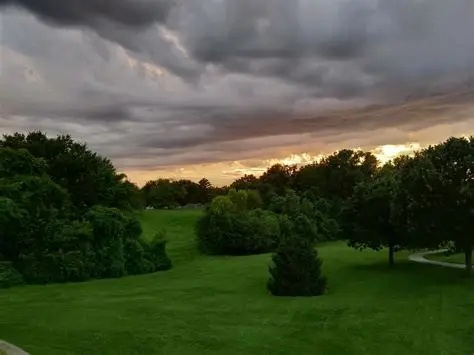
#> input picture base/output.jpg, 474 x 355 px
$ jupyter execute crop_image.ipynb
#> lines starting #> are read from the running program, lines starting #| are printed output that depends on the picture
[cell 1]
import cv2 as cv
import numpy as np
import matplotlib.pyplot as plt

image = cv.imread("./output.jpg")
#> image is the input picture: shape (355, 474, 3); mean B, G, R 60.5, 82.3, 75.2
plt.imshow(image[...,::-1])

[cell 2]
height, width = image.shape[:2]
#> height = 355; width = 474
cropped = image[150:250, 350:450]
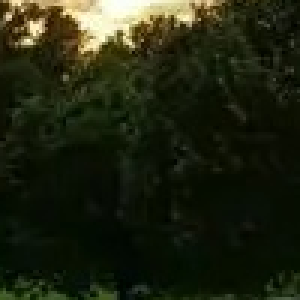
#> cropped: shape (100, 100, 3) (shown 3 times larger); mean B, G, R 16.9, 35.9, 31.4

plt.imshow(cropped[..., ::-1])
